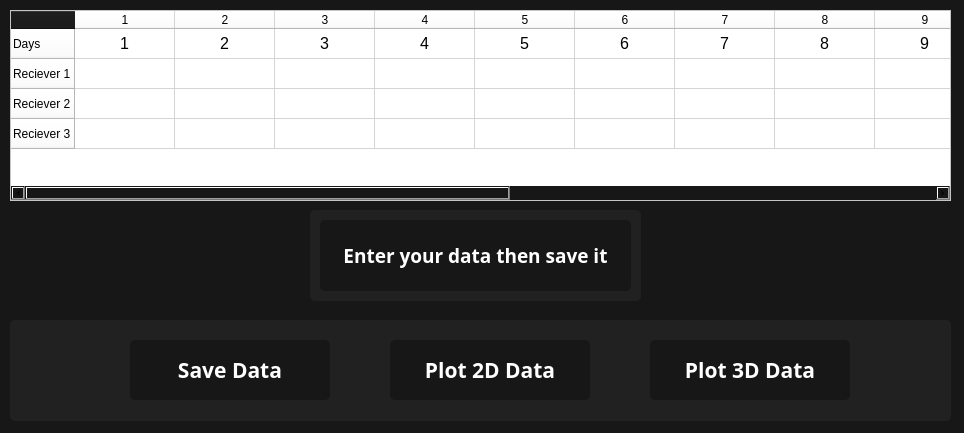
<?xml version="1.0" encoding="UTF-8"?>
<ui version="4.0">
 <class>ManualCSV</class>
 <widget class="QMainWindow" name="ManualCSV">
  <property name="geometry">
   <rect>
    <x>0</x>
    <y>0</y>
    <width>964</width>
    <height>433</height>
   </rect>
  </property>
  <property name="font">
   <font>
    <pointsize>10</pointsize>
   </font>
  </property>
  <property name="windowTitle">
   <string>MainWindow</string>
  </property>
  <property name="styleSheet">
   <string notr="true">
background-color: #171717;
</string>
  </property>
  <widget class="QWidget" name="centralwidget">
   <widget class="QPushButton" name="twod_plot">
    <property name="geometry">
     <rect>
      <x>390</x>
      <y>340</y>
      <width>200</width>
      <height>60</height>
     </rect>
    </property>
    <property name="font">
     <font>
      <family>Segoe UI Semibold</family>
      <pointsize>16</pointsize>
      <weight>75</weight>
      <bold>true</bold>
     </font>
    </property>
    <property name="styleSheet">
     <string notr="true">QPushButton{
background-color: #171717;
color: white;
border-radius: 5px;
}
QPushButton:hover {
    background-color: #fd8a44; 
    border-color: #fd8a44; 
}</string>
    </property>
    <property name="text">
     <string>Plot 2D Data</string>
    </property>
   </widget>
   <widget class="QPushButton" name="save_button">
    <property name="geometry">
     <rect>
      <x>130</x>
      <y>340</y>
      <width>200</width>
      <height>60</height>
     </rect>
    </property>
    <property name="font">
     <font>
      <family>Segoe UI Semibold</family>
      <pointsize>16</pointsize>
      <weight>75</weight>
      <bold>true</bold>
     </font>
    </property>
    <property name="styleSheet">
     <string notr="true">QPushButton{
background-color: #171717;
color: white;
border-radius: 5px;
}
QPushButton:hover {
    background-color: #fd8a44; 
    border-color: #fd8a44; 
}</string>
    </property>
    <property name="text">
     <string>Save Data</string>
    </property>
   </widget>
   <widget class="QLabel" name="label_1">
    <property name="geometry">
     <rect>
      <x>10</x>
      <y>320</y>
      <width>941</width>
      <height>101</height>
     </rect>
    </property>
    <property name="sizePolicy">
     <sizepolicy hsizetype="Expanding" vsizetype="Expanding">
      <horstretch>0</horstretch>
      <verstretch>0</verstretch>
     </sizepolicy>
    </property>
    <property name="styleSheet">
     <string notr="true">background-color: #212121;
color: white;
border-radius: 5px;
</string>
    </property>
    <property name="text">
     <string/>
    </property>
   </widget>
   <widget class="QTableWidget" name="table">
    <property name="geometry">
     <rect>
      <x>10</x>
      <y>10</y>
      <width>941</width>
      <height>191</height>
     </rect>
    </property>
    <property name="font">
     <font>
      <pointsize>12</pointsize>
     </font>
    </property>
    <property name="styleSheet">
     <string notr="true">background-color:white;</string>
    </property>
    <property name="frameShadow">
     <enum>QFrame::Raised</enum>
    </property>
    <property name="lineWidth">
     <number>1</number>
    </property>
    <property name="showGrid">
     <bool>true</bool>
    </property>
    <property name="gridStyle">
     <enum>Qt::SolidLine</enum>
    </property>
    <property name="sortingEnabled">
     <bool>false</bool>
    </property>
    <property name="columnCount">
     <number>15</number>
    </property>
    <attribute name="horizontalHeaderShowSortIndicator" stdset="0">
     <bool>false</bool>
    </attribute>
    <attribute name="horizontalHeaderStretchLastSection">
     <bool>false</bool>
    </attribute>
    <row>
     <property name="text">
      <string>Days</string>
     </property>
    </row>
    <row>
     <property name="text">
      <string>Reciever 1</string>
     </property>
    </row>
    <row>
     <property name="text">
      <string>Reciever 2</string>
     </property>
    </row>
    <row>
     <property name="text">
      <string>Reciever 3</string>
     </property>
    </row>
    <column>
     <property name="text">
      <string>1</string>
     </property>
    </column>
    <column>
     <property name="text">
      <string>2</string>
     </property>
    </column>
    <column>
     <property name="text">
      <string>3</string>
     </property>
    </column>
    <column>
     <property name="text">
      <string>4</string>
     </property>
    </column>
    <column>
     <property name="text">
      <string>5</string>
     </property>
    </column>
    <column>
     <property name="text">
      <string>6</string>
     </property>
    </column>
    <column>
     <property name="text">
      <string>7</string>
     </property>
    </column>
    <column>
     <property name="text">
      <string>8</string>
     </property>
    </column>
    <column>
     <property name="text">
      <string>9</string>
     </property>
    </column>
    <column>
     <property name="text">
      <string>10</string>
     </property>
    </column>
    <column>
     <property name="text">
      <string>11</string>
     </property>
    </column>
    <column>
     <property name="text">
      <string>12</string>
     </property>
    </column>
    <column>
     <property name="text">
      <string>13</string>
     </property>
    </column>
    <column>
     <property name="text">
      <string>15</string>
     </property>
    </column>
    <column/>
    <item row="0" column="0">
     <property name="text">
      <string>1</string>
     </property>
     <property name="textAlignment">
      <set>AlignCenter</set>
     </property>
     <property name="flags">
      <set>ItemIsSelectable|ItemIsDragEnabled|ItemIsDropEnabled|ItemIsUserCheckable|ItemIsEnabled</set>
     </property>
    </item>
    <item row="0" column="1">
     <property name="text">
      <string>2</string>
     </property>
     <property name="textAlignment">
      <set>AlignCenter</set>
     </property>
     <property name="flags">
      <set>ItemIsSelectable|ItemIsDragEnabled|ItemIsDropEnabled|ItemIsUserCheckable|ItemIsEnabled</set>
     </property>
    </item>
    <item row="0" column="2">
     <property name="text">
      <string>3</string>
     </property>
     <property name="textAlignment">
      <set>AlignCenter</set>
     </property>
     <property name="flags">
      <set>ItemIsSelectable|ItemIsDragEnabled|ItemIsDropEnabled|ItemIsUserCheckable|ItemIsEnabled</set>
     </property>
    </item>
    <item row="0" column="3">
     <property name="text">
      <string>4</string>
     </property>
     <property name="textAlignment">
      <set>AlignCenter</set>
     </property>
     <property name="flags">
      <set>ItemIsSelectable|ItemIsDragEnabled|ItemIsDropEnabled|ItemIsUserCheckable|ItemIsEnabled</set>
     </property>
    </item>
    <item row="0" column="4">
     <property name="text">
      <string>5</string>
     </property>
     <property name="textAlignment">
      <set>AlignCenter</set>
     </property>
     <property name="flags">
      <set>ItemIsSelectable|ItemIsDragEnabled|ItemIsDropEnabled|ItemIsUserCheckable|ItemIsEnabled</set>
     </property>
    </item>
    <item row="0" column="5">
     <property name="text">
      <string>6</string>
     </property>
     <property name="textAlignment">
      <set>AlignCenter</set>
     </property>
     <property name="flags">
      <set>ItemIsSelectable|ItemIsDragEnabled|ItemIsDropEnabled|ItemIsUserCheckable|ItemIsEnabled</set>
     </property>
    </item>
    <item row="0" column="6">
     <property name="text">
      <string>7</string>
     </property>
     <property name="textAlignment">
      <set>AlignCenter</set>
     </property>
     <property name="flags">
      <set>ItemIsSelectable|ItemIsDragEnabled|ItemIsDropEnabled|ItemIsUserCheckable|ItemIsEnabled</set>
     </property>
    </item>
    <item row="0" column="7">
     <property name="text">
      <string>8</string>
     </property>
     <property name="textAlignment">
      <set>AlignCenter</set>
     </property>
     <property name="flags">
      <set>ItemIsSelectable|ItemIsDragEnabled|ItemIsDropEnabled|ItemIsUserCheckable|ItemIsEnabled</set>
     </property>
    </item>
    <item row="0" column="8">
     <property name="text">
      <string>9</string>
     </property>
     <property name="textAlignment">
      <set>AlignCenter</set>
     </property>
     <property name="flags">
      <set>ItemIsSelectable|ItemIsDragEnabled|ItemIsDropEnabled|ItemIsUserCheckable|ItemIsEnabled</set>
     </property>
    </item>
    <item row="0" column="9">
     <property name="text">
      <string>10</string>
     </property>
     <property name="textAlignment">
      <set>AlignCenter</set>
     </property>
     <property name="flags">
      <set>ItemIsSelectable|ItemIsDragEnabled|ItemIsDropEnabled|ItemIsUserCheckable|ItemIsEnabled</set>
     </property>
    </item>
    <item row="0" column="10">
     <property name="text">
      <string>11</string>
     </property>
     <property name="textAlignment">
      <set>AlignCenter</set>
     </property>
     <property name="flags">
      <set>ItemIsSelectable|ItemIsDragEnabled|ItemIsDropEnabled|ItemIsUserCheckable|ItemIsEnabled</set>
     </property>
    </item>
    <item row="0" column="11">
     <property name="text">
      <string>12</string>
     </property>
     <property name="textAlignment">
      <set>AlignCenter</set>
     </property>
     <property name="flags">
      <set>ItemIsSelectable|ItemIsDragEnabled|ItemIsDropEnabled|ItemIsUserCheckable|ItemIsEnabled</set>
     </property>
    </item>
    <item row="0" column="12">
     <property name="text">
      <string>13</string>
     </property>
     <property name="textAlignment">
      <set>AlignCenter</set>
     </property>
     <property name="flags">
      <set>ItemIsSelectable|ItemIsDragEnabled|ItemIsDropEnabled|ItemIsUserCheckable|ItemIsEnabled</set>
     </property>
    </item>
    <item row="0" column="13">
     <property name="text">
      <string>14</string>
     </property>
     <property name="textAlignment">
      <set>AlignCenter</set>
     </property>
     <property name="flags">
      <set>ItemIsSelectable|ItemIsDragEnabled|ItemIsDropEnabled|ItemIsUserCheckable|ItemIsEnabled</set>
     </property>
    </item>
    <item row="0" column="14">
     <property name="text">
      <string>15</string>
     </property>
     <property name="textAlignment">
      <set>AlignCenter</set>
     </property>
     <property name="flags">
      <set>ItemIsSelectable|ItemIsDragEnabled|ItemIsDropEnabled|ItemIsUserCheckable|ItemIsEnabled</set>
     </property>
    </item>
    <item row="1" column="0">
     <property name="text">
      <string/>
     </property>
     <property name="textAlignment">
      <set>AlignCenter</set>
     </property>
    </item>
    <item row="1" column="1">
     <property name="text">
      <string/>
     </property>
     <property name="textAlignment">
      <set>AlignCenter</set>
     </property>
    </item>
    <item row="1" column="2">
     <property name="text">
      <string/>
     </property>
     <property name="textAlignment">
      <set>AlignCenter</set>
     </property>
    </item>
    <item row="1" column="3">
     <property name="text">
      <string/>
     </property>
     <property name="textAlignment">
      <set>AlignCenter</set>
     </property>
    </item>
    <item row="1" column="4">
     <property name="text">
      <string/>
     </property>
     <property name="textAlignment">
      <set>AlignCenter</set>
     </property>
    </item>
    <item row="1" column="5">
     <property name="text">
      <string/>
     </property>
     <property name="textAlignment">
      <set>AlignCenter</set>
     </property>
    </item>
    <item row="1" column="6">
     <property name="text">
      <string/>
     </property>
     <property name="textAlignment">
      <set>AlignCenter</set>
     </property>
    </item>
    <item row="1" column="7">
     <property name="text">
      <string/>
     </property>
     <property name="textAlignment">
      <set>AlignCenter</set>
     </property>
    </item>
    <item row="2" column="0">
     <property name="text">
      <string/>
     </property>
     <property name="textAlignment">
      <set>AlignCenter</set>
     </property>
    </item>
    <item row="2" column="1">
     <property name="text">
      <string/>
     </property>
     <property name="textAlignment">
      <set>AlignCenter</set>
     </property>
    </item>
    <item row="2" column="2">
     <property name="text">
      <string/>
     </property>
     <property name="textAlignment">
      <set>AlignCenter</set>
     </property>
    </item>
    <item row="2" column="3">
     <property name="text">
      <string/>
     </property>
     <property name="textAlignment">
      <set>AlignCenter</set>
     </property>
    </item>
    <item row="2" column="4">
     <property name="text">
      <string/>
     </property>
     <property name="textAlignment">
      <set>AlignCenter</set>
     </property>
    </item>
    <item row="2" column="5">
     <property name="text">
      <string/>
     </property>
     <property name="textAlignment">
      <set>AlignCenter</set>
     </property>
    </item>
    <item row="2" column="6">
     <property name="text">
      <string/>
     </property>
     <property name="textAlignment">
      <set>AlignCenter</set>
     </property>
    </item>
    <item row="2" column="7">
     <property name="text">
      <string/>
     </property>
     <property name="textAlignment">
      <set>AlignCenter</set>
     </property>
    </item>
    <item row="3" column="0">
     <property name="text">
      <string/>
     </property>
     <property name="textAlignment">
      <set>AlignCenter</set>
     </property>
    </item>
    <item row="3" column="1">
     <property name="text">
      <string/>
     </property>
     <property name="textAlignment">
      <set>AlignCenter</set>
     </property>
    </item>
    <item row="3" column="2">
     <property name="text">
      <string/>
     </property>
     <property name="textAlignment">
      <set>AlignCenter</set>
     </property>
    </item>
    <item row="3" column="3">
     <property name="text">
      <string/>
     </property>
     <property name="textAlignment">
      <set>AlignCenter</set>
     </property>
    </item>
    <item row="3" column="4">
     <property name="text">
      <string/>
     </property>
     <property name="textAlignment">
      <set>AlignCenter</set>
     </property>
    </item>
    <item row="3" column="5">
     <property name="text">
      <string/>
     </property>
     <property name="textAlignment">
      <set>AlignCenter</set>
     </property>
    </item>
    <item row="3" column="6">
     <property name="text">
      <string/>
     </property>
     <property name="textAlignment">
      <set>AlignCenter</set>
     </property>
    </item>
    <item row="3" column="7">
     <property name="text">
      <string/>
     </property>
     <property name="textAlignment">
      <set>AlignCenter</set>
     </property>
    </item>
   </widget>
   <widget class="QLabel" name="label">
    <property name="geometry">
     <rect>
      <x>310</x>
      <y>210</y>
      <width>331</width>
      <height>91</height>
     </rect>
    </property>
    <property name="sizePolicy">
     <sizepolicy hsizetype="Expanding" vsizetype="Expanding">
      <horstretch>0</horstretch>
      <verstretch>0</verstretch>
     </sizepolicy>
    </property>
    <property name="styleSheet">
     <string notr="true">background-color: #212121;
color: white;
border-radius: 5px;
</string>
    </property>
    <property name="text">
     <string/>
    </property>
   </widget>
   <widget class="QLabel" name="output_screen">
    <property name="geometry">
     <rect>
      <x>320</x>
      <y>220</y>
      <width>311</width>
      <height>71</height>
     </rect>
    </property>
    <property name="sizePolicy">
     <sizepolicy hsizetype="Expanding" vsizetype="Expanding">
      <horstretch>0</horstretch>
      <verstretch>0</verstretch>
     </sizepolicy>
    </property>
    <property name="font">
     <font>
      <family>Segoe UI Semibold</family>
      <pointsize>14</pointsize>
      <weight>75</weight>
      <bold>true</bold>
     </font>
    </property>
    <property name="styleSheet">
     <string notr="true">background-color: #171717;
color: white;
border-radius: 5px;
</string>
    </property>
    <property name="text">
     <string>Enter your data then save it</string>
    </property>
    <property name="alignment">
     <set>Qt::AlignCenter</set>
    </property>
   </widget>
   <widget class="QPushButton" name="threed_plot">
    <property name="geometry">
     <rect>
      <x>650</x>
      <y>340</y>
      <width>200</width>
      <height>60</height>
     </rect>
    </property>
    <property name="font">
     <font>
      <family>Segoe UI Semibold</family>
      <pointsize>16</pointsize>
      <weight>75</weight>
      <bold>true</bold>
     </font>
    </property>
    <property name="styleSheet">
     <string notr="true">QPushButton{
background-color: #171717;
color: white;
border-radius: 5px;
}
QPushButton:hover {
    background-color: #fd8a44; 
    border-color: #fd8a44; 
}</string>
    </property>
    <property name="text">
     <string>Plot 3D Data</string>
    </property>
   </widget>
   <zorder>label_1</zorder>
   <zorder>save_button</zorder>
   <zorder>twod_plot</zorder>
   <zorder>table</zorder>
   <zorder>label</zorder>
   <zorder>output_screen</zorder>
   <zorder>threed_plot</zorder>
  </widget>
 </widget>
 <resources/>
 <connections/>
</ui>
